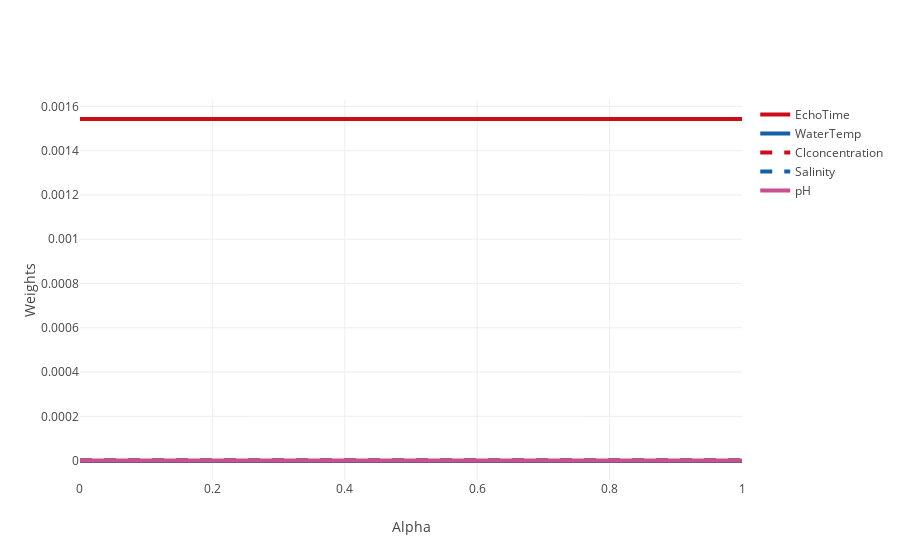

This figure's notebook cell:
### Code cell
trace0 = Scatter(
    x = alphas,
    y = Lasso_df['EchoTime'],
    name = 'EchoTime',
    line = dict(
        color = ('rgb(205, 12, 24)'),
        width = 4)
    )
trace1 = Scatter(
    x = alphas,
    y = Lasso_df['WaterTemp'],
    name = 'WaterTemp',
    line = dict(
        color = ('rgb(22, 96, 167)'),
        width = 4)
)
trace2 = Scatter(
    x = alphas,
    y = Lasso_df['Clconcentration'],
    name = 'Clconcentration',
    line = dict(
        color = ('rgb(205, 12, 24)'),
        width = 4,
        dash = 'dash') # dash options include 'dash', 'dot', and 'dashdot'
)
trace3 = Scatter(
    x = alphas,
    y = Lasso_df['Salinity'],
    name = 'Salinity',
    line = dict(
        color = ('rgb(22, 96, 167)'),
        width = 4,
        dash = 'dash')
)
trace4 = Scatter(
    x = alphas,
    y = Lasso_df['pH'],
    name = 'pH',
    line = dict(
        color = ('rgb(200, 80, 140)'),
        width = 4,)
)

data = [trace0, trace1, trace2, trace3, trace4]

layout = dict(xaxis = dict(title = 'Alpha'),
              yaxis = dict(title = 'Weights'),
              )

fig = dict(data = data, layout = layout)
plot.iplot(fig, filename='LassoRegression.html')
